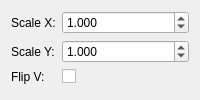
         <widget class="QWidget" name="page_Planar">
          <layout class="QFormLayout" name="formLayout_Planar">
           <item row="0" column="0">
            <widget class="QLabel" name="label_PlanarScaleX">
             <property name="text">
              <string>Scale X:</string>
             </property>
            </widget>
           </item>
           <item row="0" column="1">
            <widget class="QDoubleSpinBox" name="spinBox_PlanarScaleX">
             <property name="decimals">
              <number>3</number>
             </property>
             <property name="minimum">
              <double>0.001000000000000</double>
             </property>
             <property name="maximum">
              <double>100.000000000000000</double>
             </property>
             <property name="value">
              <double>1.000000000000000</double>
             </property>
            </widget>
           </item>
           <item row="1" column="0">
            <widget class="QLabel" name="label_PlanarScaleY">
             <property name="text">
              <string>Scale Y:</string>
             </property>
            </widget>
           </item>
           <item row="1" column="1">
            <widget class="QDoubleSpinBox" name="spinBox_PlanarScaleY">
             <property name="decimals">
              <number>3</number>
             </property>
             <property name="minimum">
              <double>0.001000000000000</double>
             </property>
             <property name="maximum">
              <double>100.000000000000000</double>
             </property>
             <property name="value">
              <double>1.000000000000000</double>
             </property>
            </widget>
           </item>
           <item row="2" column="0">
            <widget class="QLabel" name="label_FlipV_Planar">
             <property name="text">
              <string>Flip V:</string>
             </property>
            </widget>
           </item>
           <item row="2" column="1">
            <widget class="QCheckBox" name="checkBox_FlipV_Planar">
             <property name="text">
              <string/>
             </property>
            </widget>
           </item>
          </layout>
         </widget>
